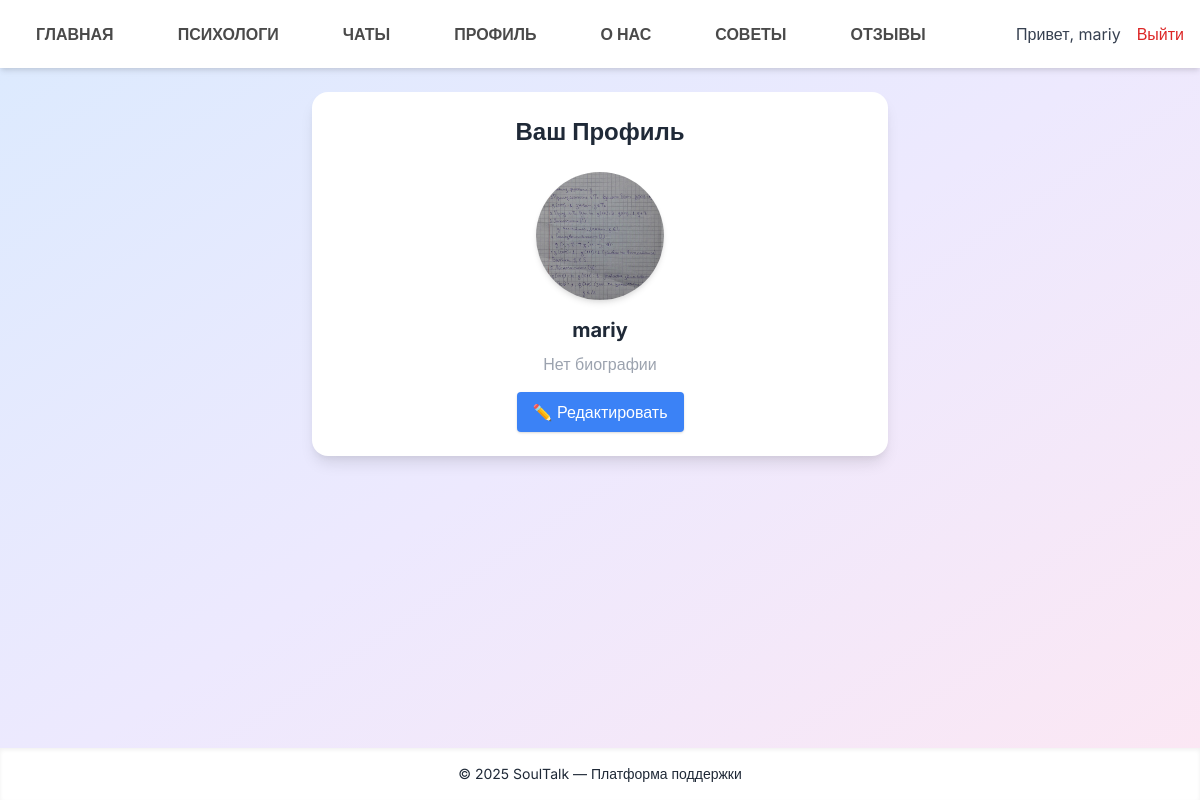
The app's page /accounts/profile/ (signed in) with its own data.
### accounts/models.py (models this page shows, shortened)
class CustomUser(AbstractUser):
    avatar = models.ImageField(upload_to='avatars/', null=True, blank=True)
    age = models.PositiveIntegerField(null=True, blank=True)
    bio = models.TextField(max_length=500, null=True, blank=True)

### accounts/views.py (the view)
# urls.py: path('profile/', views.profile, name='profile'),
@login_required
def profile(request):
    return render(request, 'accounts/profile.html', {'user': request.user})

### templates/accounts/profile.html (shortened to what this page needs)
{% extends "base.html" %}
{% block content %}
<div class="max-w-xl mx-auto bg-white shadow-lg rounded-2xl p-6">
  <h2 class="text-2xl font-semibold text-center mb-6">Ваш Профиль</h2>
  <div class="flex flex-col items-center text-center space-y-4">
    {% if user.avatar %}
      <img src="{{ user.avatar.url }}" alt="Avatar" class="w-32 h-32 rounded-full object-cover shadow-md">
    {% else %}
      <div class="w-32 h-32 bg-gray-200 rounded-full flex items-center justify-center text-3xl text-gray-500 shadow-md">
        {{ user.first_name|first|default:user.username|first }}
      </div>
    {% endif %}
    <div>
      <p class="text-xl font-bold">{{ user.get_full_name|default:user.username }}</p>
      {% if user.bio %}
        <p class="mt-2 italic text-gray-700">"{{ user.bio }}"</p>
      {% else %}
        <p class="mt-2 text-gray-400">Нет биографии</p>
      {% endif %}
    </div>
    <a href="{% url 'edit_profile' %}" class="mt-4 inline-block bg-blue-500 hover:bg-blue-600 text-white py-2 px-4 rounded shadow">
      ✏️ Редактировать
    </a>
  </div>
</div>
{% endblock %}

### templates/base.html (shortened to what this page needs)
{% load static %}
<!DOCTYPE html>
<html lang="ru">
<head>
  <link href="https://cdn.jsdelivr.net/npm/tailwindcss@2.2.19/dist/tailwind.min.css" rel="stylesheet">
</head>
<body class="bg-gradient-to-br from-blue-100 via-purple-100 to-pink-100 min-h-screen flex flex-col text-gray-800">
  <nav class="bg-white shadow-md">
    <div class="max-w-7xl mx-auto px-4 py-3 flex justify-between items-center">
      <div class="space-x-6 flex">
        <a href="{% url 'home' %}" class="nav-link hover:text-blue-600">Главная</a>
        <a href="{% url 'psychologists' %}" class="nav-link hover:text-blue-600">Психологи</a>
        <a href="{% url 'room_list' %}" class="nav-link hover:text-blue-600">Чаты</a>
        <a href="{% url 'profile' %}" class="nav-link hover:text-blue-600">Профиль</a>
        <a href="{% url 'about' %}" class="nav-link hover:text-blue-600">О нас</a>
        <a href="{% url 'psychology_tips' %}" class="nav-link hover:text-blue-600">Советы</a>
        <a href="{% url 'feedback' %}" class="nav-link hover:text-blue-600">Отзывы</a>
      </div>
      <div class="flex items-center space-x-4">
        {% if user.is_authenticated %}
          <span class="text-gray-700">Привет, {{ user.nickname|default:user.username }}</span>
          <a href="{% url 'account_logout' %}" class="text-red-600 hover:underline">Выйти</a>
        {% else %}
          <a href="{% url 'account_login' %}" class="text-blue-600 hover:underline">Войти</a>
          <a href="{% url 'account_signup' %}" class="ml-2 text-green-600 hover:underline">Регистрация</a>
        {% endif %}
      </div>
    </div>
  </nav>
  <main class="flex-grow container mx-auto px-4 py-6 text-center">
    {% block content %}{% endblock %}
  </main>
  <footer class="bg-white shadow-inner text-center text-sm py-4">
    &copy; 2025 SoulTalk — Платформа поддержки
  </footer>
</body>
</html>

### templates/base.html (style rules this page uses)
body { font-family: 'Inter', sans-serif; }
.nav-link { position: relative; padding: 10px 20px; font-weight: 600; color: #4a4a4a; text-transform: uppercase; transition: all 0.3s ease-in-out; }
.nav-link::before { content: ''; position: absolute; width: 100%; height: 2px; bottom: 0; left: 0; background-color: #f9a8d4; transform: scaleX(0); transition: transform 0.3s ease-in-out; }

### records on screen
CustomUser: nickname "mariy", avatar (picture), get_full_name "mariy"
